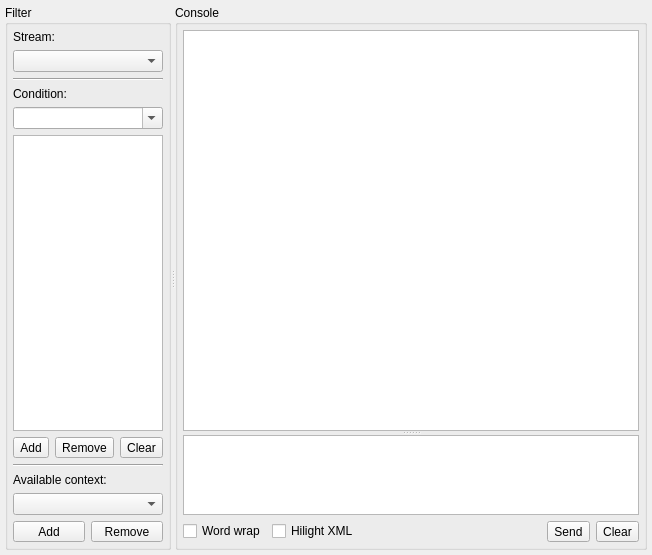
<?xml version="1.0" encoding="UTF-8"?>
<ui version="4.0">
 <class>ConsoleWidgetClass</class>
 <widget class="QWidget" name="ConsoleWidgetClass">
  <property name="geometry">
   <rect>
    <x>0</x>
    <y>0</y>
    <width>652</width>
    <height>555</height>
   </rect>
  </property>
  <property name="windowTitle">
   <string>XML Console</string>
  </property>
  <layout class="QVBoxLayout" name="verticalLayout_3">
   <property name="margin">
    <number>5</number>
   </property>
   <item>
    <widget class="QSplitter" name="sptHSplitter">
     <property name="orientation">
      <enum>Qt::Horizontal</enum>
     </property>
     <widget class="QGroupBox" name="grbFilter">
      <property name="sizePolicy">
       <sizepolicy hsizetype="Preferred" vsizetype="Preferred">
        <horstretch>1</horstretch>
        <verstretch>0</verstretch>
       </sizepolicy>
      </property>
      <property name="title">
       <string>Filter</string>
      </property>
      <layout class="QVBoxLayout" name="verticalLayout">
       <property name="margin">
        <number>5</number>
       </property>
       <item>
        <widget class="QLabel" name="lblStreamJid">
         <property name="text">
          <string>Stream:</string>
         </property>
        </widget>
       </item>
       <item>
        <widget class="QComboBox" name="cmbStreamJid"/>
       </item>
       <item>
        <widget class="Line" name="line_2">
         <property name="orientation">
          <enum>Qt::Horizontal</enum>
         </property>
        </widget>
       </item>
       <item>
        <widget class="QLabel" name="lblCondition">
         <property name="text">
          <string>Condition:</string>
         </property>
        </widget>
       </item>
       <item>
        <widget class="QComboBox" name="cmbCondition">
         <property name="editable">
          <bool>true</bool>
         </property>
         <property name="insertPolicy">
          <enum>QComboBox::InsertAlphabetically</enum>
         </property>
        </widget>
       </item>
       <item>
        <widget class="QListWidget" name="ltwConditions"/>
       </item>
       <item>
        <layout class="QHBoxLayout" name="horizontalLayout">
         <item>
          <widget class="QToolButton" name="tlbAddCondition">
           <property name="sizePolicy">
            <sizepolicy hsizetype="Preferred" vsizetype="Fixed">
             <horstretch>0</horstretch>
             <verstretch>0</verstretch>
            </sizepolicy>
           </property>
           <property name="text">
            <string>Add</string>
           </property>
          </widget>
         </item>
         <item>
          <widget class="QToolButton" name="tlbRemoveCondition">
           <property name="sizePolicy">
            <sizepolicy hsizetype="Preferred" vsizetype="Fixed">
             <horstretch>0</horstretch>
             <verstretch>0</verstretch>
            </sizepolicy>
           </property>
           <property name="text">
            <string>Remove</string>
           </property>
          </widget>
         </item>
         <item>
          <widget class="QToolButton" name="tlbClearCondition">
           <property name="sizePolicy">
            <sizepolicy hsizetype="Preferred" vsizetype="Fixed">
             <horstretch>0</horstretch>
             <verstretch>0</verstretch>
            </sizepolicy>
           </property>
           <property name="text">
            <string>Clear</string>
           </property>
          </widget>
         </item>
        </layout>
       </item>
       <item>
        <widget class="Line" name="line">
         <property name="orientation">
          <enum>Qt::Horizontal</enum>
         </property>
        </widget>
       </item>
       <item>
        <widget class="QLabel" name="lblContext">
         <property name="text">
          <string>Available context:</string>
         </property>
        </widget>
       </item>
       <item>
        <widget class="QComboBox" name="cmbContext"/>
       </item>
       <item>
        <layout class="QHBoxLayout" name="horizontalLayout_3">
         <item>
          <widget class="QToolButton" name="tlbAddContext">
           <property name="sizePolicy">
            <sizepolicy hsizetype="Preferred" vsizetype="Fixed">
             <horstretch>0</horstretch>
             <verstretch>0</verstretch>
            </sizepolicy>
           </property>
           <property name="text">
            <string>Add</string>
           </property>
          </widget>
         </item>
         <item>
          <widget class="QToolButton" name="tlbRemoveContext">
           <property name="sizePolicy">
            <sizepolicy hsizetype="Preferred" vsizetype="Fixed">
             <horstretch>0</horstretch>
             <verstretch>0</verstretch>
            </sizepolicy>
           </property>
           <property name="text">
            <string>Remove</string>
           </property>
          </widget>
         </item>
        </layout>
       </item>
      </layout>
     </widget>
     <widget class="QGroupBox" name="grbConsole">
      <property name="sizePolicy">
       <sizepolicy hsizetype="Preferred" vsizetype="Preferred">
        <horstretch>3</horstretch>
        <verstretch>0</verstretch>
       </sizepolicy>
      </property>
      <property name="title">
       <string>Console</string>
      </property>
      <layout class="QVBoxLayout" name="verticalLayout_2">
       <property name="margin">
        <number>5</number>
       </property>
       <item>
        <widget class="QSplitter" name="sptVSplitter">
         <property name="orientation">
          <enum>Qt::Vertical</enum>
         </property>
         <widget class="QTextEdit" name="tedConsole">
          <property name="sizePolicy">
           <sizepolicy hsizetype="Expanding" vsizetype="Expanding">
            <horstretch>0</horstretch>
            <verstretch>5</verstretch>
           </sizepolicy>
          </property>
          <property name="lineWrapMode">
           <enum>QTextEdit::NoWrap</enum>
          </property>
          <property name="readOnly">
           <bool>true</bool>
          </property>
         </widget>
         <widget class="QTextEdit" name="tedSendXML">
          <property name="sizePolicy">
           <sizepolicy hsizetype="Expanding" vsizetype="Preferred">
            <horstretch>0</horstretch>
            <verstretch>1</verstretch>
           </sizepolicy>
          </property>
          <property name="undoRedoEnabled">
           <bool>false</bool>
          </property>
          <property name="acceptRichText">
           <bool>false</bool>
          </property>
         </widget>
        </widget>
       </item>
       <item>
        <layout class="QHBoxLayout" name="horizontalLayout_2">
         <item>
          <widget class="QCheckBox" name="chbWordWrap">
           <property name="text">
            <string>Word wrap</string>
           </property>
          </widget>
         </item>
         <item>
          <widget class="QCheckBox" name="chbHilightXML">
           <property name="text">
            <string>Hilight XML</string>
           </property>
           <property name="tristate">
            <bool>true</bool>
           </property>
          </widget>
         </item>
         <item>
          <spacer name="horizontalSpacer">
           <property name="orientation">
            <enum>Qt::Horizontal</enum>
           </property>
           <property name="sizeHint" stdset="0">
            <size>
             <width>40</width>
             <height>20</height>
            </size>
           </property>
          </spacer>
         </item>
         <item>
          <widget class="QToolButton" name="tlbSendXML">
           <property name="text">
            <string>Send</string>
           </property>
          </widget>
         </item>
         <item>
          <widget class="QToolButton" name="tlbClearConsole">
           <property name="text">
            <string>Clear</string>
           </property>
          </widget>
         </item>
        </layout>
       </item>
      </layout>
     </widget>
    </widget>
   </item>
  </layout>
 </widget>
 <layoutdefault spacing="6" margin="11"/>
 <resources/>
 <connections/>
</ui>
